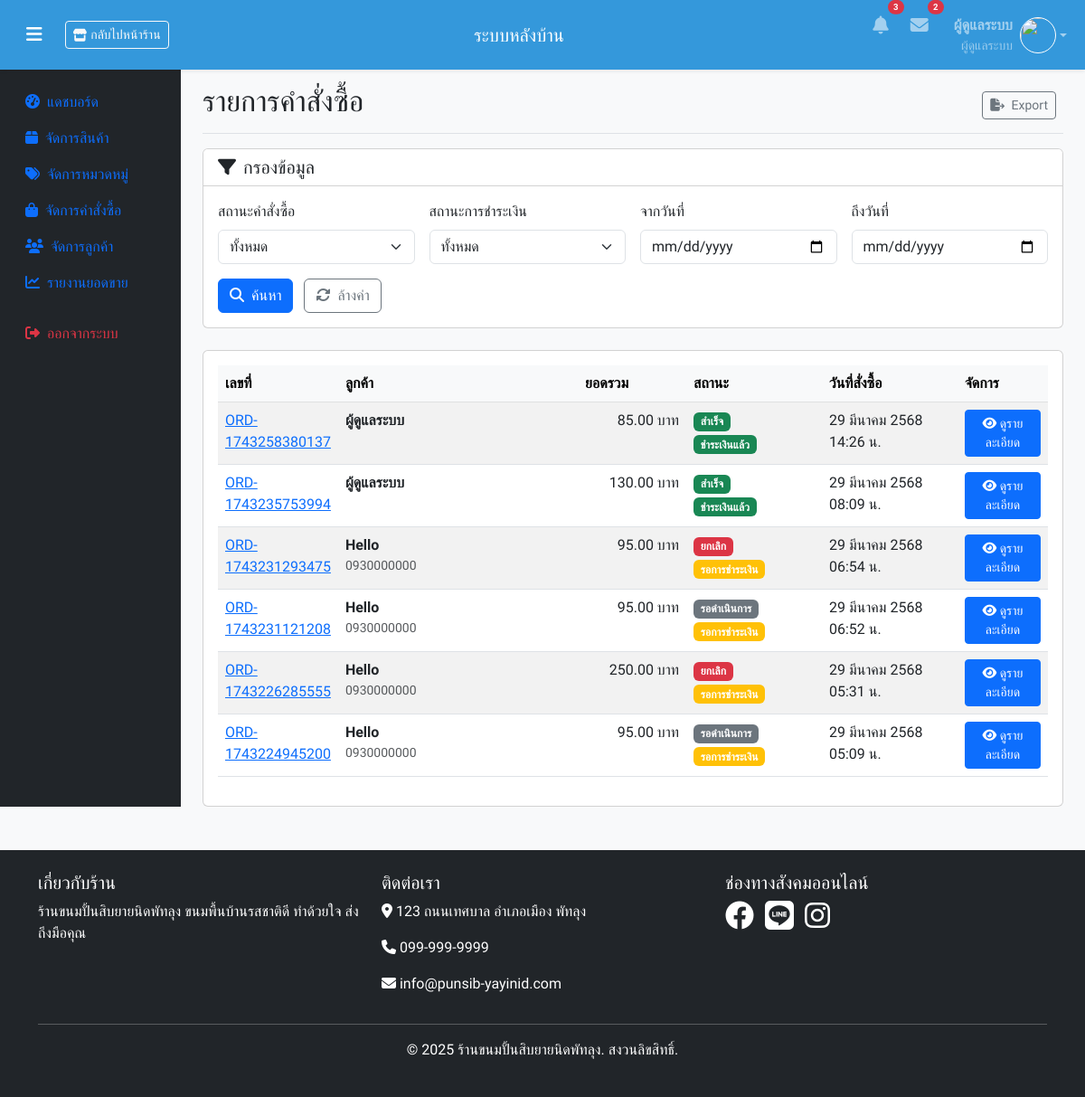
/admin/orders/list.php (signed in), run on the app's committed database.
### tables this page shows
CREATE TABLE `orders` (
  `id` int(11) NOT NULL,
  `user_id` int(11) NOT NULL,
  `order_number` varchar(20) NOT NULL,
  `total_amount` decimal(10,2) NOT NULL,
  `payment_method` varchar(50) NOT NULL,
  `payment_status` enum('pending','paid','failed') DEFAULT 'pending',
  `order_status` enum('pending','processing','shipped','delivered','completed','cancelled') DEFAULT 'pending',
  `shipping_address` text NOT NULL,
  `billing_address` text DEFAULT NULL,
  `note` text DEFAULT NULL,
  `payment_slips` varchar(255) DEFAULT NULL,
  `created_at` timestamp NULL DEFAULT current_timestamp(),
  `updated_at` timestamp NULL DEFAULT current_timestamp() ON UPDATE current_timestamp()
);

CREATE TABLE `users` (
  `id` int(11) NOT NULL,
  `username` varchar(50) NOT NULL,
  `password` varchar(255) NOT NULL,
  `email` varchar(100) NOT NULL,
  `fullname` varchar(100) NOT NULL,
  `phone` varchar(20) DEFAULT NULL,
  `address` text DEFAULT NULL,
  `role` enum('customer','admin') DEFAULT 'customer',
  `status` int(1) NOT NULL DEFAULT 1,
  `created_at` timestamp NULL DEFAULT current_timestamp(),
  `updated_at` timestamp NULL DEFAULT current_timestamp() ON UPDATE current_timestamp()
);

### admin/config/admin_functions.php (called while the page is built, shortened)
<?php
function getOrderStatusColor($status) {
    $colors = [
        'pending' => 'secondary',
        'processing' => 'info',
        'shipped' => 'primary',
        'delivered' => 'success',
        'completed' => 'success',
        'cancelled' => 'danger'
    ];
    return $colors[$status] ?? 'secondary';
}
function getPaymentStatusColor($status) {
    $colors = [
        'pending' => 'warning',
        'paid' => 'success',
        'failed' => 'danger'
    ];
    return $colors[$status] ?? 'secondary';
}

### config/functions.php (called while the page is built, shortened)
<?php
function getOrderStatusText(string $status): string {
    $statuses = [
        'pending' => 'รอดำเนินการ',
        'processing' => 'กำลังดำเนินการ',
        'shipped' => 'จัดส่งแล้ว',
        'delivered' => 'ส่งถึงผู้รับแล้ว',
        'completed' => 'สำเร็จ',
        'cancelled' => 'ยกเลิก'
    ];
    return $statuses[$status] ?? $status;
}
function getPaymentStatusText(string $status): string {
    $statuses = [
        'pending' => 'รอการชำระเงิน',
        'paid' => 'ชำระเงินแล้ว',
        'failed' => 'ชำระเงินไม่สำเร็จ'
    ];
    return $statuses[$status] ?? $status;
}
function thaiDate(string $date, bool $showTime = false, bool $shortMonth = false): string {
    $thai_months = [
        1 => 'มกราคม', 'กุมภาพันธ์', 'มีนาคม', 'เมษายน',
        'พฤษภาคม', 'มิถุนายน', 'กรกฎาคม', 'สิงหาคม',
        'กันยายน', 'ตุลาคม', 'พฤศจิกายน', 'ธันวาคม'
    ];
    $short_thai_months = [
        1 => 'ม.ค.', 'ก.พ.', 'มี.ค.', 'เม.ย.',
        'พ.ค.', 'มิ.ย.', 'ก.ค.', 'ส.ค.',
        'ก.ย.', 'ต.ค.', 'พ.ย.', 'ธ.ค.'
    ];
    $timestamp = strtotime($date);
    $day = date('j', $timestamp);
    $month = (int)date('n', $timestamp);
    $year = (int)date('Y', $timestamp) + 543;
    $time = date('H:i', $timestamp);
    $month_name = $shortMonth ? $short_thai_months[$month] : $thai_months[$month];
    $date_string = "{$day} {$month_name} {$year}";
    if ($showTime) {
        $date_string .= " {$time} น.";
    }
    return $date_string;
}

### admin/orders/list.php (the view, shortened to what this page needs)
<?php
require_once '../../config/db.php';
require_once '../../config/functions.php';
require_once '../config/admin_functions.php';
$date_from = $_GET['date_from'] ?? '';
$date_to = $_GET['date_to'] ?? '';
$sql = "SELECT o.*, u.fullname, u.phone FROM orders o JOIN users u ON o.user_id = u.id WHERE 1=1";
$params = [];
$sql .= " ORDER BY o.created_at DESC";
$stmt = $conn->prepare($sql);
$stmt->execute($params);
$orders = $stmt->fetchAll(PDO::FETCH_ASSOC);
include '../../includes/admin-head.php';
include '../../includes/admin-navbar.php';
?>
<div class="container-fluid">
    <div class="row">
        <?php include '../../includes/admin-sidebar.php'; ?>
        <main class="col-md-9 ms-sm-auto col-lg-10 px-md-4">
            <div class="d-flex justify-content-between flex-wrap flex-md-nowrap align-items-center pt-3 pb-2 mb-3 border-bottom">
                <h1 class="h2">รายการคำสั่งซื้อ</h1>
                <div class="btn-toolbar mb-2 mb-md-0">
                    <div class="btn-group me-2">
                        <button type="button" class="btn btn-sm btn-outline-secondary" id="exportBtn">
                            <i class="fas fa-file-export me-1"></i> Export
                        </button>
                    </div>
                </div>
            </div>
            <div class="card mb-4">
                <div class="card-header bg-white">
                    <h5 class="mb-0"><i class="fas fa-filter me-2"></i>กรองข้อมูล</h5>
                </div>
                <div class="card-body">
                    <form method="get" class="row g-3">
                        <div class="col-md-3">
                            <label for="status" class="form-label">สถานะคำสั่งซื้อ</label>
                            <select class="form-select" id="status" name="status">
                                <option value="">ทั้งหมด</option>
                            </select>
                        </div>
                        <div class="col-md-3">
                            <label for="payment_status" class="form-label">สถานะการชำระเงิน</label>
                            <select class="form-select" id="payment_status" name="payment_status">
                                <option value="">ทั้งหมด</option>
                            </select>
                        </div>
                        <div class="col-md-3">
                            <label for="date_from" class="form-label">จากวันที่</label>
                            <input type="date" class="form-control" id="date_from" name="date_from" value="<?= $date_from ?>">
                        </div>
                        <div class="col-md-3">
                            <label for="date_to" class="form-label">ถึงวันที่</label>
                            <input type="date" class="form-control" id="date_to" name="date_to" value="<?= $date_to ?>">
                        </div>
                        <div class="col-12">
                            <button type="submit" class="btn btn-primary me-2">
                                <i class="fas fa-search me-1"></i> ค้นหา
                            </button>
                            <a href="list.php" class="btn btn-outline-secondary">
                                <i class="fas fa-sync-alt me-1"></i> ล้างค่า
                            </a>
                        </div>
                    </form>
                </div>
            </div>
            <div class="card">
                <div class="card-body">
                    <div class="table-responsive">
                        <table class="table table-striped table-hover" id="ordersTable">
                            <thead class="table-light">
                                <tr>
                                    <th width="120">เลขที่</th>
                                    <th>ลูกค้า</th>
                                    <th width="120">ยอดรวม</th>
                                    <th width="150">สถานะ</th>
                                    <th width="150">วันที่สั่งซื้อ</th>
                                    <th width="100">จัดการ</th>
                                </tr>
                            </thead>
                            <tbody>
                                <?php foreach ($orders as $order): ?>
                                <tr>
                                    <td>
                                        <a href="view.php?id=<?= $order['id'] ?>" class="text-primary">
                                            <?= $order['order_number'] ?>
                                        </a>
                                    </td>
                                    <td>
                                        <div class="fw-bold"><?= htmlspecialchars($order['fullname']) ?></div>
                                        <div class="text-muted small"><?= $order['phone'] ?></div>
                                    </td>
                                    <td class="text-end"><?= number_format($order['total_amount'], 2) ?> บาท</td>
                                    <td>
                                        <span class="badge bg-<?= getOrderStatusColor($order['order_status']) ?>">
                                            <?= getOrderStatusText($order['order_status']) ?>
                                        </span>
                                        <br>
                                        <span class="badge bg-<?= getPaymentStatusColor($order['payment_status']) ?> mt-1">
                                            <?= getPaymentStatusText($order['payment_status']) ?>
                                        </span>
                                    </td>
                                    <td><?= thaiDate($order['created_at'], true) ?></td>
                                    <td>
                                        <a href="view.php?id=<?= $order['id'] ?>" class="btn btn-sm btn-primary">
                                            <i class="fas fa-eye"></i> ดูรายละเอียด
                                        </a>
                                    </td>
                                </tr>
                                <?php endforeach; ?>
                            </tbody>
                        </table>
                    </div>
                </div>
            </div>
        </main>
    </div>
</div>
<?php
include '../../includes/footer.php';
?>

### includes/admin-head.php (style rules this page uses)
body { font-family: 'Sarabun', sans-serif; background-color: #f8f9fa; }

### data on the page
orders: order_number "ORD-1743258380137", user.fullname "ผู้ดูแลระบบ", total_amount "85.00", order_status "สำเร็จ", payment_status "ชำระเงินแล้ว", created_at "29 มีนาคม 2568 14:26 น."
orders: order_number "ORD-1743235753994", user.fullname "ผู้ดูแลระบบ", total_amount "130.00", order_status "สำเร็จ", payment_status "ชำระเงินแล้ว", created_at "29 มีนาคม 2568 08:09 น."
orders: order_number "ORD-1743231293475", user.fullname "Hello", user.phone "0930000000", total_amount "95.00", order_status "ยกเลิก", payment_status "รอการชำระเงิน", created_at "29 มีนาคม 2568 06:54 น."
orders: order_number "ORD-1743231121208", user.fullname "Hello", user.phone "0930000000", total_amount "95.00", order_status "รอดำเนินการ", payment_status "รอการชำระเงิน", created_at "29 มีนาคม 2568 06:52 น."
orders: order_number "ORD-1743226285555", user.fullname "Hello", user.phone "0930000000", total_amount "250.00", order_status "ยกเลิก", payment_status "รอการชำระเงิน", created_at "29 มีนาคม 2568 05:31 น."
orders: order_number "ORD-1743224945200", user.fullname "Hello", user.phone "0930000000", total_amount "95.00", order_status "รอดำเนินการ", payment_status "รอการชำระเงิน", created_at "29 มีนาคม 2568 05:09 น."

### other printed values
$_SESSION['user_name'] "ผู้ดูแลระบบ"
